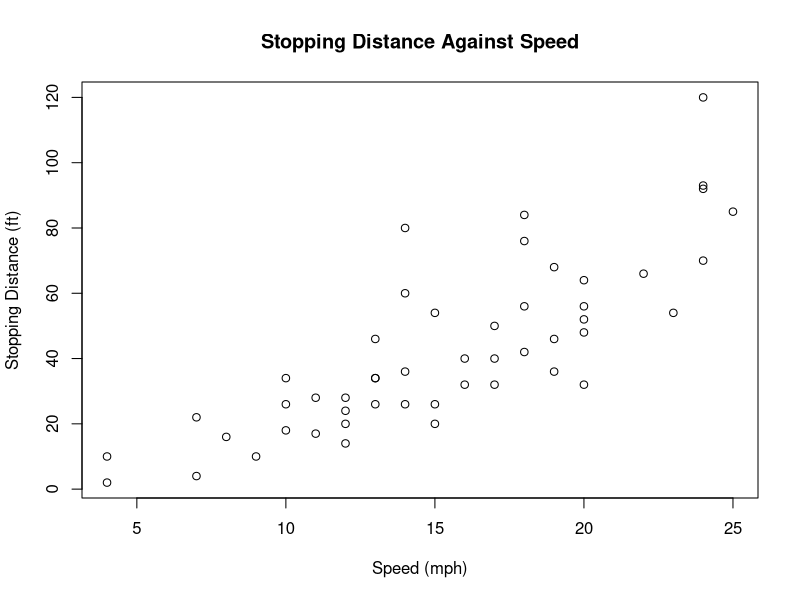

This chart was generated by the following R code:
## ---- chunk 1
data(cars)
plot(cars$speed, cars$dist,
     main = "Stopping Distance Against Speed",
     xlab = "Speed (mph)",
     ylab = "Stopping Distance (ft)")
